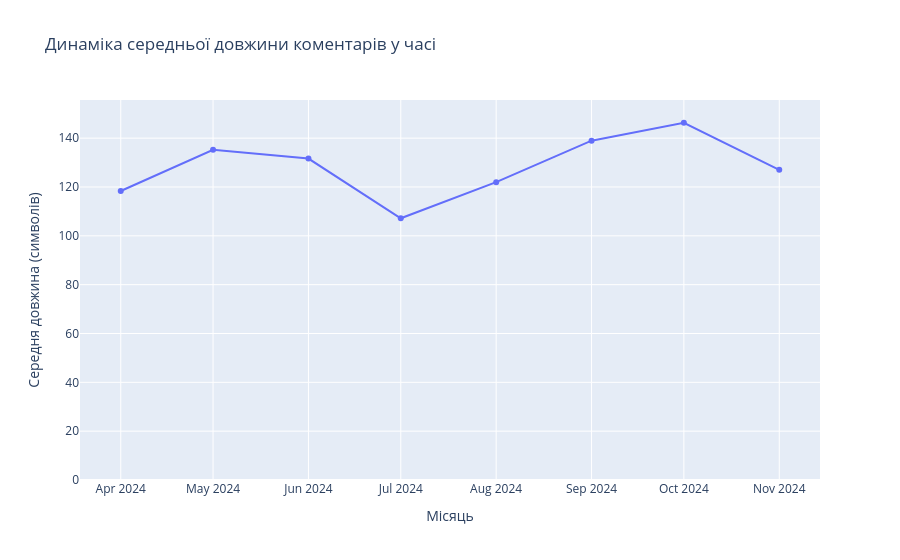

The cell this chart's notebook holds for it:
### Markdown cell above
Перевірка показала наявність великої кількості видалених коментарів. Оскільки слова [deleted] та [removed] мають малу довжину, вони суттєво занижують реальну середню довжину тексту. Відфільтруємо їх перед побудовою графіка.

### Code cell
import pandas as pd
import plotly.express as px

df_clean_comments = df_comments[~df_comments['body'].isin(['[deleted]', '[removed]'])].copy()

df_clean_comments['comment_length'] = df_clean_comments['body'].fillna('').astype(str).str.len()

# Групуємо по місяцях і знаходимо середню довжину коментаря
df_comments_line = df_clean_comments.groupby('month')['comment_length'].mean().reset_index()
df_comments_line = df_comments_line.sort_values('month')

# Будуємо лінійний графік 
fig_comments_line = px.line(
    df_comments_line, 
    x='month', 
    y='comment_length', 
    markers=True,
    title='Динаміка середньої довжини коментарів у часі',
    labels={
        'month': 'Місяць', 
        'comment_length': 'Середня довжина коментаря (символів)'
    }
)

fig_comments_line.update_layout(
    xaxis_title="Місяць",
    yaxis_title="Середня довжина (символів)",
    hovermode="x unified"
)

fig_comments_line.update_yaxes(rangemode="tozero")

fig_comments_line.show()

### Figure 1 — Plotly figure (JSON) as saved in the notebook; plotly's stock layout.template omitted (floating-point values rounded to 4 significant figures)
{"data": [{"hovertemplate": "Місяць=%{x}<br>Середня довжина коментаря (символів)=%{y}<extra></extra>", "legendgroup": "", "line": {"color": "#636efa", "dash": "solid"}, "marker": {"symbol": "circle"}, "mode": "lines+markers", "name": "", "orientation": "v", "showlegend": false, "type": "scatter", "x": ["2024-04", "2024-05", "2024-06", "2024-07", "2024-08", "2024-09", "2024-10", "2024-11"], "xaxis": "x", "y": [118.4, 135.2, 131.6, 107.2, 122.0, 139.0, 146.3, 127.0], "yaxis": "y"}], "layout": {"hovermode": "x unified", "legend": {"tracegroupgap": 0}, "title": {"text": "Динаміка середньої довжини коментарів у часі"}, "xaxis": {"anchor": "y", "domain": [0, 1], "title": {"text": "Місяць"}}, "yaxis": {"anchor": "x", "domain": [0, 1], "rangemode": "tozero", "title": {"text": "Середня довжина (символів)"}}}}
